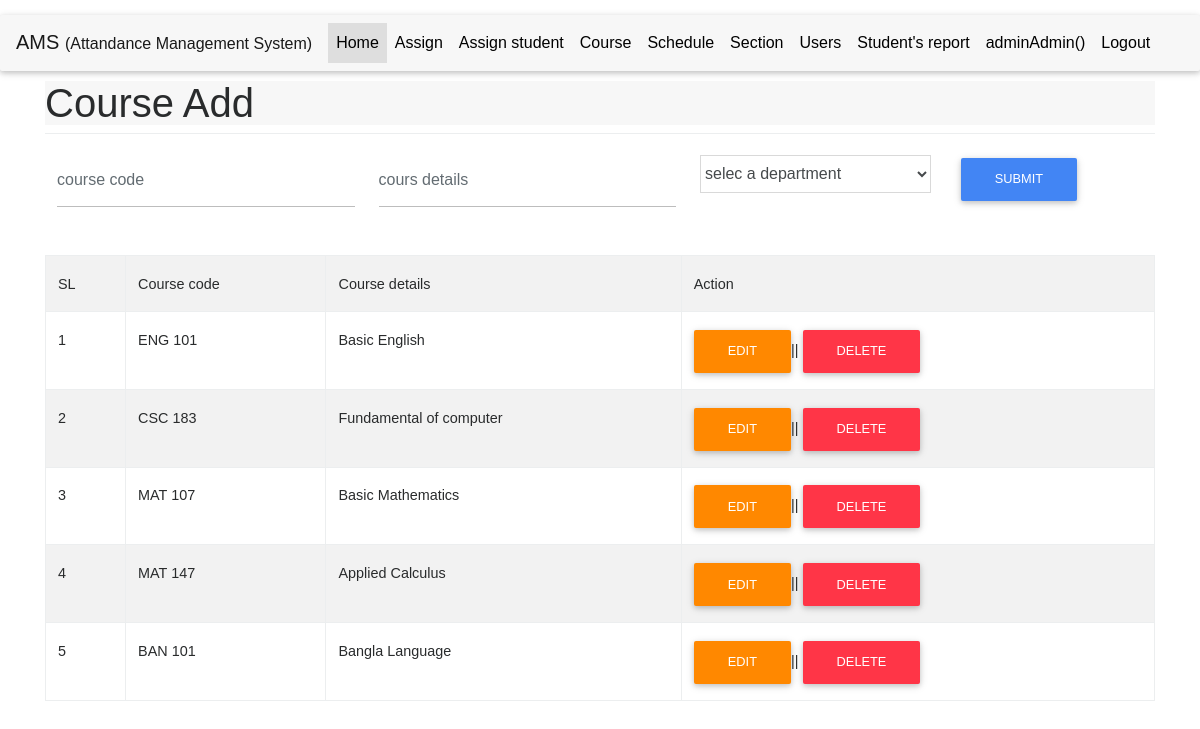
The app's page /course.php (signed in) with its own data.
### tables this page shows
CREATE TABLE `course` (
  `c_id` int(11) NOT NULL,
  `c_code` varchar(200) NOT NULL,
  `c_name` varchar(200) NOT NULL,
  `department` int(10) NOT NULL
);

### php/config.php (called while the page is built, shortened)
<?php
class Connection extends PDO
{
	public static $instance=null;
	public static function getInstance()
	{
		if (!self::$instance) {
				self::$instance  = new Connection();
		}
		return self::$instance;
	}
}
?>

### php/dboperation.php (called while the page is built, shortened)
<?php
include("config.php");
class Db
{
	  private $con = null;
	 function __construct()
	{
		$this->con = Connection::getInstance();
	}
	public function selectAll($table_name,$where_clause=""){
		$wheresql="";
		if (!empty($wheresql)) {
			$sal = "SELECT * FROM ".$table_name." ".$wheresql;
		}else{
			$sal = "SELECT * FROM ".$table_name;
		}
		$data = $this->con->prepare($sal);
		$data->execute();
		return $data;
	}
}
?>

### course.php (the view, shortened to what this page needs)
<?php
   include 'files/header.php';
   include 'files/menu.php';
   ?>
<div class="container" style="margin-top: 10px">
   <div class="row">
      <div class="col">
         <div class="bg-faded">
            <h1>Course Add</h1>
         </div>
      </div>
   </div>
   <div class="row">
      <div class="col">
         <table class="table">
         <form method="POST">
            <tr>
               <td>
                  <div class="form-group">
                     <input type="text" name="coursecode" class="form-control"   placeholder="course code">
                  </div>
               </td>
               <td>
                  <div class="form-group">
                     <input type="text" name="corsedetails" class="form-control"  placeholder="cours details">
                  </div>
               </td>
               <td>
                  <div class="form-group">
                    <select name="department" id="" class="form-control">
                      <option value="">selec a department</option>
                    </select>
                  </div>
               </td>
               <td>
                  <button type="submit"  name="submitbtn" class="btn btn-primary">Submit</button>
               </td>
            </tr>
            </form>
         </table>
      </div>
   </div>
   <div class="row">
       <div class="col">
           <table class="table table-striped table-bordered">
               <tr>
                   <th>SL</th>
                   <th>Course code</th>
                   <th>Course details</th>
                   <th>Action</th>
               </tr>
               <?php
               $qry = $db->selectAll("course");
               $i = 0;
               while ($row = $qry->fetch(PDO::FETCH_ASSOC)) { $i++;
                ?>
                    <tr>
                   <td><?php echo $i;?></td>
                   <td><?php echo $row['c_code'];?></td>
                   <td><?php echo $row['c_name'];?></td>
                   <td><a href="course_update.php?c_id=<?php echo $row['c_id'];?>" class="btn btn-warning">Edit</a>||
                     <a href="course_delete.php?c_id=<?php echo $row['c_id'];?>" onclick="return confirm('Are you sure?');" class="btn btn-danger">Delete</a></td>
               </tr>
              <?php  }
               ?>
           </table>
       </div>
   </div>
</div>
<?php include 'files/footer.php';
   ?>

### assets/css/style.css (style rules this page uses)
body { font-family: 'SiyamRupali', Arial, sans-serif !important; }

### records on screen
course: c_code "ENG 101", c_name "Basic English"
course: c_code "CSC 183", c_name "Fundamental of computer"
course: c_code "MAT 107", c_name "Basic Mathematics"
course: c_code "MAT 147", c_name "Applied Calculus"
course: c_code "BAN 101", c_name "Bangla Language"

### other values on screen
$_SESSION['username'] "admin"
